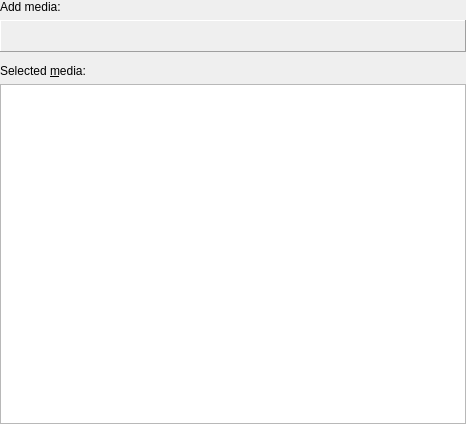
<ui version="4.0" >
 <class>MediaPage</class>
 <widget class="QWidget" name="MediaPage" >
  <property name="geometry" >
   <rect>
    <x>0</x>
    <y>0</y>
    <width>466</width>
    <height>424</height>
   </rect>
  </property>
  <property name="baseSize" >
   <size>
    <width>600</width>
    <height>400</height>
   </size>
  </property>
  <property name="windowTitle" >
   <string>Media</string>
  </property>
  <layout class="QVBoxLayout" >
   <property name="spacing" >
    <number>-1</number>
   </property>
   <property name="leftMargin" >
    <number>0</number>
   </property>
   <property name="topMargin" >
    <number>0</number>
   </property>
   <property name="rightMargin" >
    <number>0</number>
   </property>
   <property name="bottomMargin" >
    <number>0</number>
   </property>
   <item>
    <widget class="QLabel" name="addMediaLabel" >
     <property name="text" >
      <string>Add media:</string>
     </property>
    </widget>
   </item>
   <item>
    <widget class="KMFToolBar" name="mediaButtons" >
     <property name="sizePolicy" >
      <sizepolicy vsizetype="Preferred" hsizetype="Expanding" >
       <horstretch>0</horstretch>
       <verstretch>0</verstretch>
      </sizepolicy>
     </property>
     <property name="minimumSize" >
      <size>
       <width>0</width>
       <height>32</height>
      </size>
     </property>
     <property name="frameShape" >
      <enum>QFrame::Panel</enum>
     </property>
     <property name="frameShadow" >
      <enum>QFrame::Raised</enum>
     </property>
    </widget>
   </item>
   <item>
    <widget class="SizeWidget" native="1" name="sizeWidget" />
   </item>
   <item>
    <widget class="QLabel" name="mediaLabel" >
     <property name="text" >
      <string>Selected &amp;media:</string>
     </property>
     <property name="buddy" >
      <cstring>mediaFiles</cstring>
     </property>
    </widget>
   </item>
   <item>
    <widget class="QListView" name="mediaFiles" >
     <property name="focusPolicy" >
      <enum>Qt::StrongFocus</enum>
     </property>
     <property name="contextMenuPolicy" >
      <enum>Qt::CustomContextMenu</enum>
     </property>
     <property name="flow" >
      <enum>QListView::LeftToRight</enum>
     </property>
     <property name="viewMode" >
      <enum>QListView::IconMode</enum>
     </property>
    </widget>
   </item>
  </layout>
 </widget>
 <layoutdefault spacing="6" margin="11" />
 <layoutfunction spacing="KDialog::spacingHint" margin="KDialog::marginHint" />
 <customwidgets>
  <customwidget>
   <class>SizeWidget</class>
   <extends>QWidget</extends>
   <header>sizewidget.h</header>
  </customwidget>
  <customwidget>
   <class>KMFToolBar</class>
   <extends>QFrame</extends>
   <header>kmftoolbar.h</header>
   <container>1</container>
  </customwidget>
 </customwidgets>
 <resources/>
 <connections/>
</ui>
